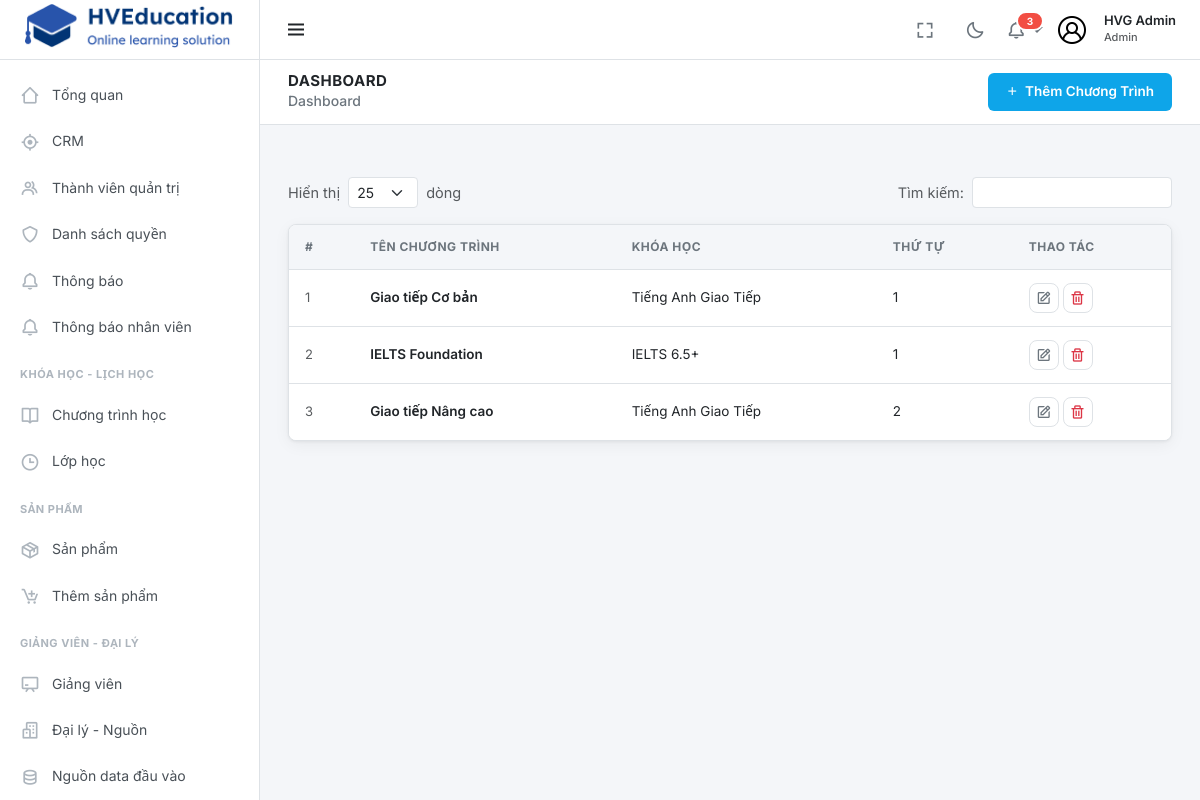
The page /admin/html/pages/courses/programs.php (signed in) on the database its author committed.
### tables this page shows
CREATE TABLE `programs` (
  `id` int(11) NOT NULL,
  `course_id` int(11) DEFAULT NULL,
  `name` varchar(180) NOT NULL,
  `order` int(11) DEFAULT 0
);

CREATE TABLE `courses` (
  `id` int(11) NOT NULL,
  `name` varchar(180) NOT NULL,
  `branch_id` int(11) DEFAULT NULL,
  `price` decimal(12,2) DEFAULT 0.00,
  `description` text DEFAULT NULL,
  `created_at` timestamp NOT NULL DEFAULT current_timestamp()
);

### admin/html/pages/courses/programs.php (the view, shortened to what this page needs)
<?php
require_once __DIR__ . '/../../../../config/db.php';
try {
    $programs = $pdo->query("SELECT p.*, c.name AS course_name
                           FROM programs p
                           LEFT JOIN courses c ON c.id = p.course_id
                           ORDER BY p.order ASC, p.name ASC")->fetchAll();
} catch (PDOException $e) {
    die("Lỗi truy vấn: " . $e->getMessage());
}
require_once __DIR__ . '/../../layouts/header.php';
require_once __DIR__ . '/../../layouts/sidebar.php';
$pageAction = <<<HTML
<button class="btn-primary-custom" data-bs-toggle="modal" data-bs-target="#modalProgram" onclick="resetProgramForm()">
    <i class='bx bx-plus'></i> Thêm Chương Trình
</button>
HTML;
?>
<div class="main-area">
    <?php require_once __DIR__ . '/../../layouts/topbar.php'; ?>
    <main class="page-content">
        <div class="d-flex justify-content-between align-items-center mb-3">
            <div class="d-flex align-items-center gap-2 text-muted fs-14">
                <span>Hiển thị</span>
                <select class="form-select form-select-sm" style="width:70px; display:inline-block;">
                    <option value="25">25</option>
                </select>
                <span>dòng</span>
            </div>
            <div class="d-flex align-items-center gap-2 text-muted fs-14">
                <span>Tìm kiếm:</span>
                <input type="text" class="form-control form-control-sm" style="width:200px;" id="tableSearch">
            </div>
        </div>
        <div class="content-card">
            <div class="table-responsive">
                <table class="table table-custom" id="programsTable">
                    <thead>
                        <tr>
                            <th>#</th>
                            <th>Tên chương trình</th>
                            <th>Khóa học</th>
                            <th>Thứ tự</th>
                            <th>Thao tác</th>
                        </tr>
                    </thead>
                    <tbody>
                        <?php if ($programs): foreach ($programs as $i => $p): ?>
                        <tr>
                            <td class="fs-13 text-muted"><?= $i+1 ?></td>
                            <td class="fw-semibold"><?= htmlspecialchars($p['name']) ?></td>
                            <td><?= htmlspecialchars($p['course_name'] ?? '—') ?></td>
                            <td><?= $p['order'] ?? 0 ?></td>
                            <td>
                                <button class="btn-icon" onclick="editProgram(<?= htmlspecialchars(json_encode($p)) ?>)">
                                    <i class='bx bx-edit'></i>
                                </button>
                                <button class="btn-icon text-danger" onclick="deleteProgram(<?= $p['id'] ?>)">
                                    <i class='bx bx-trash'></i>
                                </button>
                            </td>
                        </tr>
                        <?php endforeach; else: ?>
                        <tr><td colspan="5" class="text-center py-5 text-muted">Chưa có chương trình học nào</td></tr>
                        <?php endif; ?>
                    </tbody>
                </table>
            </div>
        </div>
    </main>
</div>
<?php
require_once __DIR__ . '/../../layouts/footer.php';
?>

### admin/css/admin.css (style rules this page uses)
:root { --primary: #0ea5e9; --primary-dark: #0284c7; --primary-light: #e0f2fe; --accent: #00c09d; --accent-dark: #00a786; --success: #10b981; --warning: #f59e0b; --danger: #f87171; --danger-light: #fee2e2; --bg-main: #f4f6f9; --bg-card: #ffffff; --text-dark: #212529; --text-muted: #6c757d; --border: #dee2e6; --sidebar-w: 260px; --sidebar-w-col: 72px; --topbar-h: 60px; --radius-card: 8px; --radius-btn: 6px; --shadow-card: 0 1px 3px rgba(0, 0, 0, .06), 0 4px 16px rgba(0, 0, 0, .05); --shadow-top: 0 1px 4px rgba(0, 0, 0, .08); --transition: all 0.22s ease; }
*, *::before, *::after { box-sizing: border-box; }
body { font-family: 'Inter', system-ui, -apple-system, sans-serif; background: var(--bg-main); color: var(--text-dark); font-size: 14.5px; line-height: 1.6; margin: 0; overflow-x: hidden; }
.main-area { flex: 1; margin-left: var(--sidebar-w); min-height: 100vh; display: flex; flex-direction: column; transition: margin-left 0.22s ease; }
.page-content { padding: 28px 28px; flex: 1; }
.content-card { background: var(--bg-card); border-radius: var(--radius-card); box-shadow: var(--shadow-card); border: 1px solid var(--border); overflow: hidden; }
.btn-primary-custom { background: var(--primary); color: #fff; border: none; border-radius: var(--radius-btn); padding: 8px 18px; font-size: 13.5px; font-weight: 600; cursor: pointer; transition: var(--transition); display: inline-flex; align-items: center; gap: 6px; }
.table-custom { margin: 0; }
.table-custom thead th { background: var(--bg-main); border-bottom: 1px solid var(--border); font-size: 12px; font-weight: 700; text-transform: uppercase; letter-spacing: .5px; color: var(--text-muted); padding: 12px 16px; }
.table-custom tbody td { padding: 13px 16px; font-size: 13.5px; color: var(--text-dark); border-bottom: 1px solid var(--border); vertical-align: middle; }
.table-custom tbody tr:last-child td { border-bottom: none; }
.btn-icon { width: 30px; height: 30px; border-radius: 8px; border: 1px solid var(--border); background: transparent; display: inline-flex; align-items: center; justify-content: center; font-size: 16px; cursor: pointer; transition: var(--transition); color: var(--text-muted); }
.fw-semibold { font-weight: 600 !important; }
.fs-13 { font-size: 13px !important; }

### rows shown on the page
programs: name "Giao tiếp Cơ bản", course.name "Tiếng Anh Giao Tiếp", order "1"
programs: name "IELTS Foundation", course.name "IELTS 6.5+", order "1"
programs: name "Giao tiếp Nâng cao", course.name "Tiếng Anh Giao Tiếp", order "2"

### other values the page prints
$item['label'] "Tổng quan"
$item['label'] "CRM"
$item['label'] "Thành viên quản trị"
$item['label'] "Danh sách quyền"
$item['label'] "Thông báo"
$item['label'] "Thông báo nhân viên"
$item['section'] "KHÓA HỌC - LỊCH HỌC"
$item['label'] "Chương trình học"
$item['label'] "Lớp học"
$item['section'] "SẢN PHẨM"
$item['label'] "Sản phẩm"
$item['label'] "Thêm sản phẩm"
$item['section'] "GIẢNG VIÊN - ĐẠI LÝ"
$item['label'] "Giảng viên"
$item['label'] "Đại lý - Nguồn"
